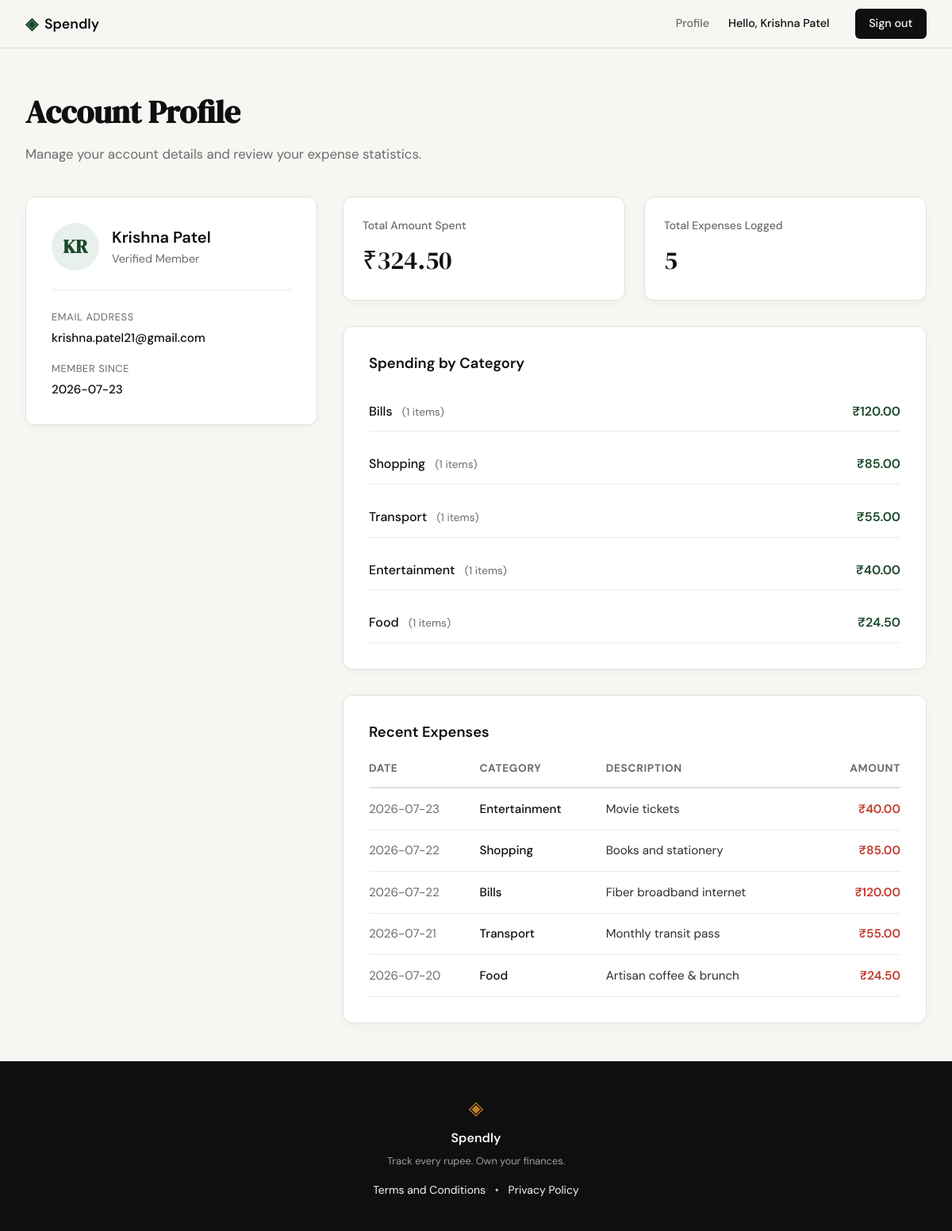
Screenshot of /profile (signed in) with the database file from the repository.
### tables this page shows
CREATE TABLE users (
            id INTEGER PRIMARY KEY AUTOINCREMENT,
            name TEXT NOT NULL,
            email TEXT UNIQUE NOT NULL,
            password_hash TEXT NOT NULL,
            created_at TEXT DEFAULT (datetime('now'))
        );

### app.py (the view)
@app.route("/profile")
def profile():
    if "user_id" not in session:
        flash("Please log in to view your profile.", "error")
        return redirect(url_for("login"))
    user_id = session["user_id"]
    user = get_user_by_id(user_id)
    if not user:
        session.clear()
        flash("User not found. Please log in again.", "error")
        return redirect(url_for("login"))
    stats = {
        "total_spent": 324.50,
        "expense_count": 5,
        "categories": [
            {"category": "Bills", "total": 120.00, "count": 1},
            {"category": "Shopping", "total": 85.00, "count": 1},
            {"category": "Transport", "total": 55.00, "count": 1},
            {"category": "Entertainment", "total": 40.00, "count": 1},
            {"category": "Food", "total": 24.50, "count": 1}
        ],
        "recent_expenses": [
            {"date": "2026-07-23", "category": "Entertainment", "description": "Movie tickets", "amount": 40.00},
            {"date": "2026-07-22", "category": "Shopping", "description": "Books and stationery", "amount": 85.00},
            {"date": "2026-07-22", "category": "Bills", "description": "Fiber broadband internet", "amount": 120.00},
            {"date": "2026-07-21", "category": "Transport", "description": "Monthly transit pass", "amount": 55.00},
            {"date": "2026-07-20", "category": "Food", "description": "Artisan coffee & brunch", "amount": 24.50}
        ]
    }
    return render_template("profile.html", user=user, stats=stats)

### database/db.py (called while the page is built)
def get_db():
    conn = sqlite3.connect(DATABASE)
    conn.row_factory = sqlite3.Row
    conn.execute('PRAGMA foreign_keys = ON')
    return conn

def get_user_by_id(user_id):
    conn = get_db()
    cursor = conn.cursor()
    cursor.execute('SELECT id, name, email, created_at FROM users WHERE id = ?', (user_id,))
    user = cursor.fetchone()
    conn.close()
    return user

### templates/profile.html (shortened to what this page needs)
{% extends "base.html" %}
{% block content %}
<section class="profile-section" style="max-width: var(--max-width); margin: 3rem auto; padding: 0 2rem;">
    <div class="profile-header" style="margin-bottom: 2.5rem;">
        <h1 style="font-family: var(--font-display); font-size: 2.5rem; color: var(--ink); margin-bottom: 0.5rem;">Account Profile</h1>
        <p style="color: var(--ink-muted); font-size: 1.05rem;">Manage your account details and review your expense statistics.</p>
    </div>
    <div class="profile-grid" style="display: grid; grid-template-columns: 1fr 2fr; gap: 2rem; align-items: start;">
        <div class="profile-card" style="background: var(--paper-card); border: 1px solid var(--border); border-radius: var(--radius-md); padding: 2rem; box-shadow: 0 4px 12px rgba(0,0,0,0.03);">
            <div style="display: flex; align-items: center; gap: 1rem; margin-bottom: 1.5rem;">
                <div style="width: 60px; height: 60px; background: var(--accent-light); color: var(--accent); font-family: var(--font-display); font-size: 1.5rem; display: flex; align-items: center; justify-content: center; border-radius: 50%; font-weight: 600;">
                    {{ user.name[:2].upper() }}
                </div>
                <div>
                    <h2 style="font-size: 1.25rem; font-weight: 600; color: var(--ink);">{{ user.name }}</h2>
                    <p style="color: var(--ink-muted); font-size: 0.9rem;">Verified Member</p>
                </div>
            </div>
            <div style="display: flex; flex-direction: column; gap: 1rem; border-top: 1px solid var(--border-soft); padding-top: 1.5rem; font-size: 0.95rem;">
                <div>
                    <span style="display: block; color: var(--ink-muted); font-size: 0.8rem; text-transform: uppercase; letter-spacing: 0.05em; margin-bottom: 0.25rem;">Email Address</span>
                    <span style="color: var(--ink); font-weight: 500;">{{ user.email }}</span>
                </div>
                <div>
                    <span style="display: block; color: var(--ink-muted); font-size: 0.8rem; text-transform: uppercase; letter-spacing: 0.05em; margin-bottom: 0.25rem;">Member Since</span>
                    <span style="color: var(--ink); font-weight: 500;">{{ user.created_at[:10] if user.created_at else 'N/A' }}</span>
                </div>
            </div>
        </div>
        <div style="display: flex; flex-direction: column; gap: 2rem;">
            <div style="display: grid; grid-template-columns: repeat(auto-fit, minmax(220px, 1fr)); gap: 1.5rem;">
                <div style="background: var(--paper-card); border: 1px solid var(--border); border-radius: var(--radius-md); padding: 1.5rem; box-shadow: 0 4px 12px rgba(0,0,0,0.03);">
                    <span style="display: block; color: var(--ink-muted); font-size: 0.875rem; font-weight: 500; margin-bottom: 0.5rem;">Total Amount Spent</span>
                    <div style="font-family: var(--font-display); font-size: 2rem; color: var(--ink);">₹{{ "%.2f"|format(stats.total_spent) }}</div>
                </div>
                <div style="background: var(--paper-card); border: 1px solid var(--border); border-radius: var(--radius-md); padding: 1.5rem; box-shadow: 0 4px 12px rgba(0,0,0,0.03);">
                    <span style="display: block; color: var(--ink-muted); font-size: 0.875rem; font-weight: 500; margin-bottom: 0.5rem;">Total Expenses Logged</span>
                    <div style="font-family: var(--font-display); font-size: 2rem; color: var(--ink);">{{ stats.expense_count }}</div>
                </div>
            </div>
            <div style="background: var(--paper-card); border: 1px solid var(--border); border-radius: var(--radius-md); padding: 2rem; box-shadow: 0 4px 12px rgba(0,0,0,0.03);">
                <h3 style="font-size: 1.15rem; font-weight: 600; color: var(--ink); margin-bottom: 1.25rem;">Spending by Category</h3>
                {% if stats.categories %}
                    <div style="display: flex; flex-direction: column; gap: 1rem;">
                        {% for cat in stats.categories %}
                        <div style="display: flex; justify-content: space-between; align-items: center; padding: 0.75rem 0; border-bottom: 1px solid var(--border-soft);">
                            <div>
                                <span style="font-weight: 500; color: var(--ink);">{{ cat.category }}</span>
                                <span style="color: var(--ink-muted); font-size: 0.85rem; margin-left: 0.5rem;">({{ cat.count }} items)</span>
                            </div>
                            <span style="font-weight: 600; color: var(--accent);">₹{{ "%.2f"|format(cat.total) }}</span>
                        </div>
                        {% endfor %}
                    </div>
                {% else %}
                    <p style="color: var(--ink-muted); font-size: 0.95rem;">No expenses recorded yet.</p>
                {% endif %}
            </div>
            <div style="background: var(--paper-card); border: 1px solid var(--border); border-radius: var(--radius-md); padding: 2rem; box-shadow: 0 4px 12px rgba(0,0,0,0.03);">
                <h3 style="font-size: 1.15rem; font-weight: 600; color: var(--ink); margin-bottom: 1.25rem;">Recent Expenses</h3>
                {% if stats.recent_expenses %}
                    <div style="overflow-x: auto;">
                        <table style="width: 100%; border-collapse: collapse; text-align: left; font-size: 0.95rem;">
                            <thead>
                                <tr style="border-bottom: 2px solid var(--border); color: var(--ink-muted); font-size: 0.85rem; text-transform: uppercase; letter-spacing: 0.05em;">
                                    <th style="padding-bottom: 0.75rem;">Date</th>
                                    <th style="padding-bottom: 0.75rem;">Category</th>
                                    <th style="padding-bottom: 0.75rem;">Description</th>
                                    <th style="padding-bottom: 0.75rem; text-align: right;">Amount</th>
                                </tr>
                            </thead>
                            <tbody>
                                {% for exp in stats.recent_expenses %}
                                <tr style="border-bottom: 1px solid var(--border-soft);">
                                    <td style="padding: 0.85rem 0; color: var(--ink-muted);">{{ exp.date }}</td>
                                    <td style="padding: 0.85rem 0; font-weight: 500; color: var(--ink);">{{ exp.category }}</td>
                                    <td style="padding: 0.85rem 0; color: var(--ink-soft);">{{ exp.description or '—' }}</td>
                                    <td style="padding: 0.85rem 0; text-align: right; font-weight: 600; color: var(--danger);">₹{{ "%.2f"|format(exp.amount) }}</td>
                                </tr>
                                {% endfor %}
                            </tbody>
                        </table>
                    </div>
                {% else %}
                    <p style="color: var(--ink-muted); font-size: 0.95rem;">No recent expenses found.</p>
                {% endif %}
            </div>
        </div>
    </div>
</section>
{% endblock %}

### templates/base.html (shortened to what this page needs)
<!DOCTYPE html>
<html lang="en">
<head>
    <link rel="stylesheet" href="{{ url_for('static', filename='css/style.css') }}">
</head>
<body>
    <nav class="navbar">
        <div class="nav-inner">
            <a href="{{ url_for('landing') }}" class="nav-brand">
                <span class="brand-icon">◈</span>
                <span class="brand-name">Spendly</span>
            </a>
            <div class="nav-links">
                {% if session.get('user_id') %}
                    <a href="{{ url_for('profile') }}">Profile</a>
                    <span style="color: var(--text-secondary); margin-right: 0.5rem;">Hello, {{ session.get('user_name') }}</span>
                    <a href="{{ url_for('logout') }}" class="nav-cta">Sign out</a>
                {% else %}
                    <a href="{{ url_for('login') }}">Sign in</a>
                    <a href="{{ url_for('register') }}" class="nav-cta">Get started</a>
                {% endif %}
            </div>
        </div>
    </nav>
    <main class="main-content">
        {% block content %}{% endblock %}
    </main>
    <footer class="footer">
        <div class="footer-inner">
            <span class="brand-icon">◈</span>
            <span class="footer-name">Spendly</span>
            <p class="footer-copy">Track every rupee. Own your finances.</p>
            <div class="footer-links" style="margin-top: 0.5rem; font-size: 0.875rem;">
                <a href="{{ url_for('terms') }}">Terms and Conditions</a>
                <span style="margin: 0 0.5rem; color: #ccc;">•</span>
                <a href="{{ url_for('privacy') }}">Privacy Policy</a>
            </div>
        </div>
    </footer>
</body>
</html>

### static/css/style.css (style rules this page uses)
:root { --ink: #0f0f0f; --ink-soft: #2d2d2d; --ink-muted: #6b6b6b; --ink-faint: #a0a0a0; --paper: #f7f6f3; --paper-warm: #f0ede6; --paper-card: #ffffff; --accent: #1a472a; --accent-light: #e8f0eb; --accent-2: #c17f24; --accent-2-light: #fdf3e3; --danger: #c0392b; --danger-light: #fdecea; --border: #e4e1da; --border-soft: #eeebe4; --font-display: 'DM Serif Display', Georgia, serif; --font-body: 'DM Sans', system-ui, sans-serif; --max-width: 1200px; --auth-width: 440px; --radius-sm: 6px; --radius-md: 12px; --radius-lg: 20px; }
*, *::before, *::after { box-sizing: border-box; margin: 0; padding: 0; }
html { font-size: 16px; scroll-behavior: smooth; }
body { background: var(--paper); color: var(--ink); font-family: var(--font-body); font-size: 1rem; line-height: 1.6; -webkit-font-smoothing: antialiased; }
a { color: inherit; text-decoration: none; }
.navbar { position: sticky; top: 0; z-index: 100; background: var(--paper); border-bottom: 1px solid var(--border); padding: 0 2rem; }
.nav-inner { max-width: var(--max-width); margin: 0 auto; height: 60px; display: flex; align-items: center; justify-content: space-between; }
.nav-brand { display: flex; align-items: center; gap: 0.5rem; font-family: var(--font-body); font-weight: 600; font-size: 1.1rem; color: var(--ink); }
.brand-icon { color: var(--accent); font-size: 1.3rem; }
.brand-name { color: var(--ink); }
.nav-links { display: flex; align-items: center; gap: 1.5rem; font-size: 0.9rem; font-weight: 500; }
.nav-links a { color: var(--ink-muted); transition: color 0.2s; }
.nav-cta { background: var(--ink) !important; color: var(--paper) !important; padding: 0.45rem 1.1rem; border-radius: var(--radius-sm); transition: background 0.2s !important; }
.main-content { min-height: calc(100vh - 60px - 100px); }
.footer { background: var(--ink); color: var(--paper); padding: 2.5rem 2rem; text-align: center; }
.footer-inner { display: flex; flex-direction: column; align-items: center; gap: 0.4rem; }
.footer .brand-icon { color: var(--accent-2); font-size: 1.5rem; }
.footer-name { font-weight: 600; font-size: 1rem; }
.footer-copy { font-size: 0.8rem; color: var(--ink-faint); }

### rows the page displays
users: get "Krishna Patel", name "KR", name "Krishna Patel", email "krishna.patel21@gmail.com", created_at "2026-07-23"

### other values shown
{{ "%.2f"|format(stats.total_spent) }} "324.50"
{{ stats.expense_count }} "5"
{{ cat.category }} "Bills" "Shopping" "Transport" "Entertainment" "Food"
{{ cat.count }} "1" "1" "1" "1" "1"
{{ "%.2f"|format(cat.total) }} "120.00" "85.00" "55.00" "40.00" "24.50"
{{ exp.date }} "2026-07-23" "2026-07-22" "2026-07-22" "2026-07-21" "2026-07-20"
{{ exp.category }} "Entertainment" "Shopping" "Bills" "Transport" "Food"
{{ exp.description or '—' }} "Movie tickets" "Books and stationery" "Fiber broadband internet" "Monthly transit pass" "Artisan coffee & brunch"
{{ "%.2f"|format(exp.amount) }} "40.00" "85.00" "120.00" "55.00" "24.50"
